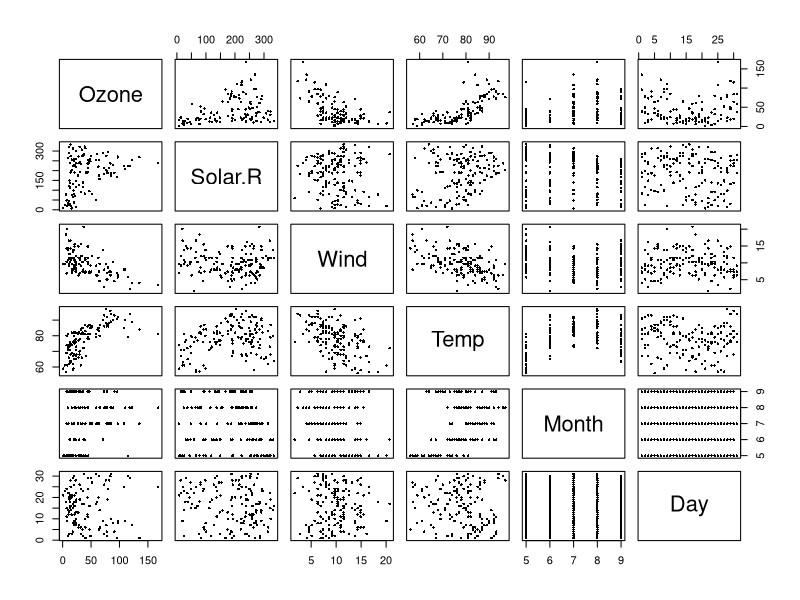
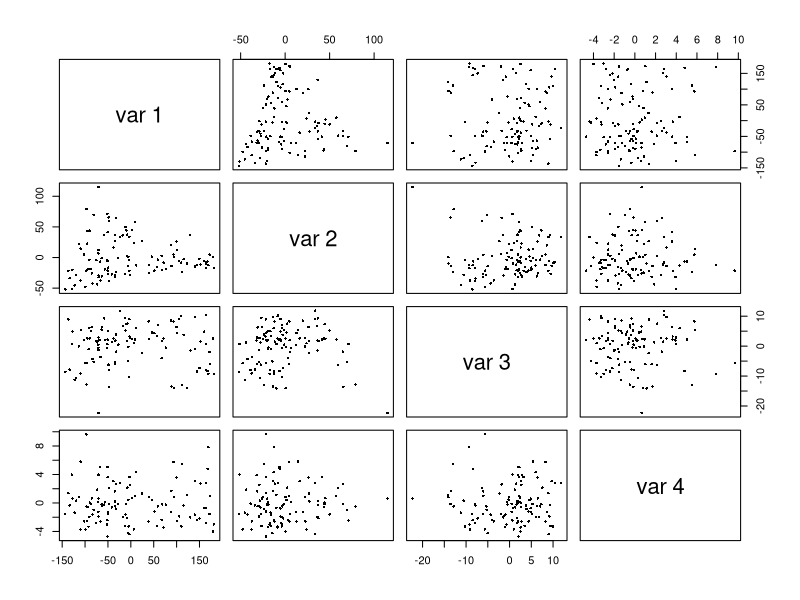
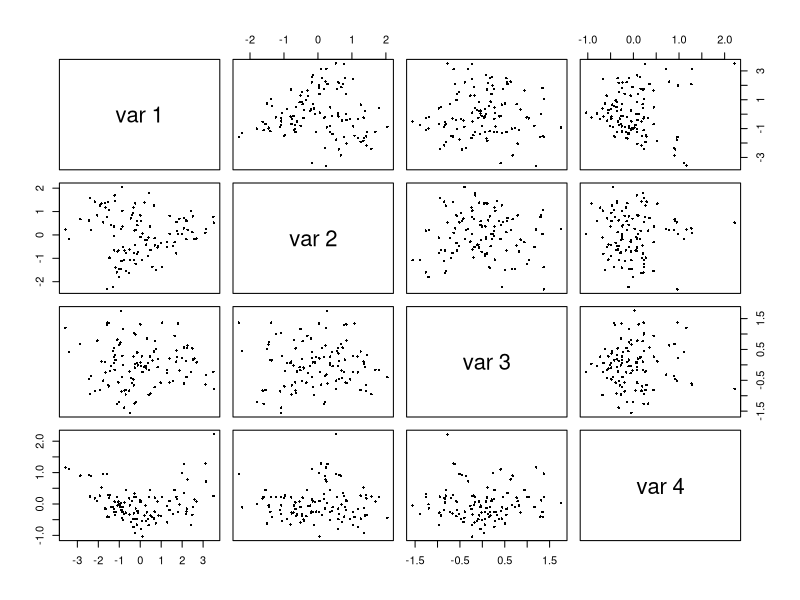

Source code (R) for these figures, in order:
# Load the air-quality dataset and see the entries with summary()
data(airquality)
summary(airquality) # We see that there are missing values in some of the vars.

# Scatter plot matrix
pairs(airquality, pch=16, cex=0.5) # pch: shape of the data points, cex: spacing between points
var(airquality)

# Remove the missing values
X <- airquality[complete.cases(airquality),]
summary(X)

# Remove variables day and month
X <- X[, -c(5:6)] # the - sign indicates that you remove the specified columns
# Center the data
X <- scale(x=X, center=TRUE, scale=FALSE)

# The data is now ready for PCA
VX <- var(X) # Compute variance-covariance matrix
E <- eigen(VX) # K-L decomposition
E$values/sum(E$values) * 100 # Percentage importance of each eigenvalue in the variability

# Do a pairs plot of the PCs
# PCs: rotated data X%*%E$vectors where E has the results of the K-L decomp.
pairs(X%*%E$vectors, pch=16, cex=0.5) # %*% is the matrix multiplication operator

# They seem to be rotations. Let's check:
E$vectors
# The second component is almost entirely due to the second variable (-0.98)

# Importance of each variable:
diag(VX)

#-----------------------Repeat the process with scale=TRUE-------------------
X <-airquality[complete.cases(airquality),]
X <- X[,-c(5:6)]
X <- scale(x=X, center=TRUE, scale=TRUE)
VX <-var(X)
E <- eigen(VX)
E$values/sum(E$values)*100
E$vectors

pairs(X%*%E$vectors, pch=16, cex=0.5)
